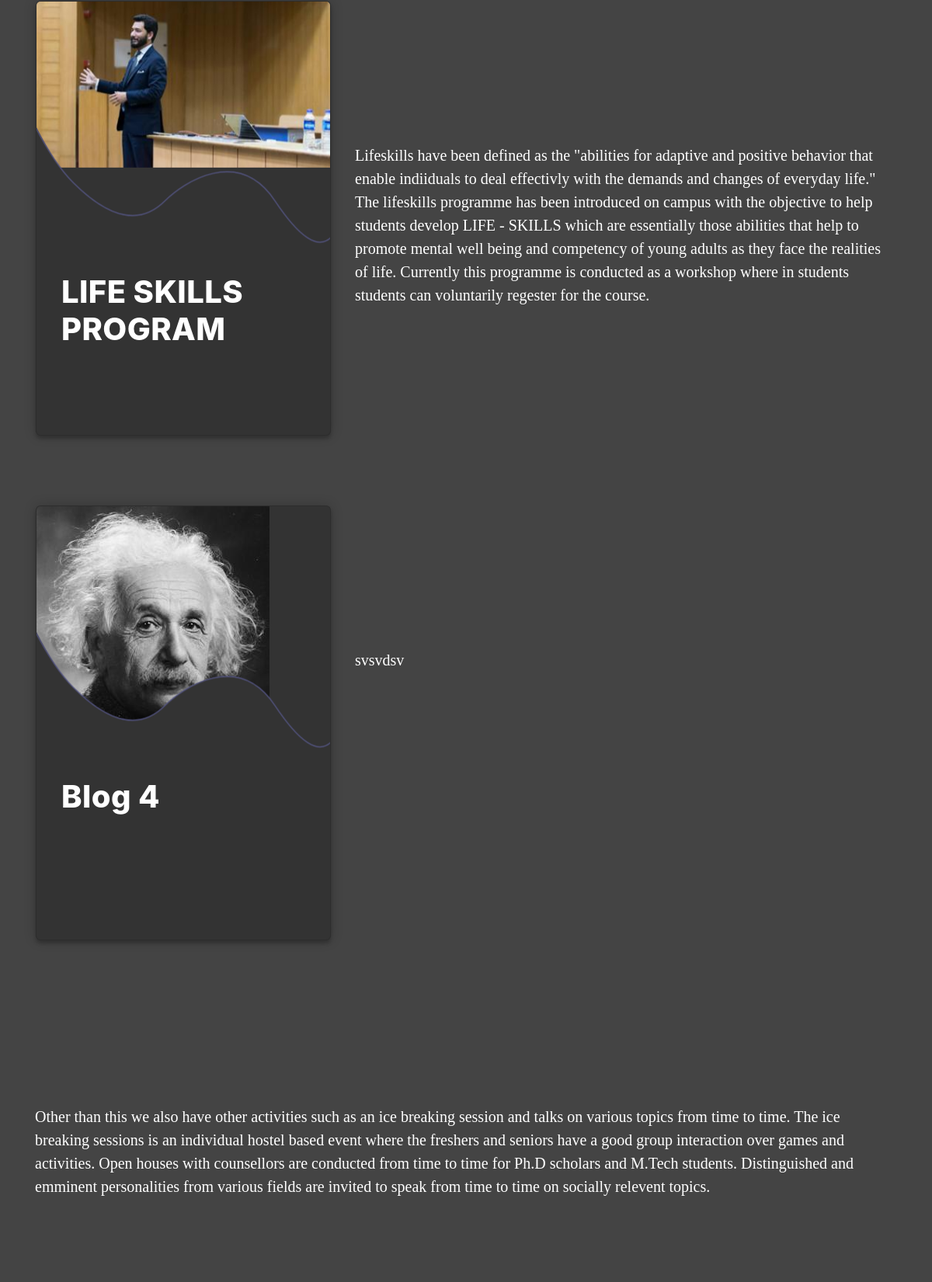
/activities/ (lower part), run on an earlier commit of the app's database.
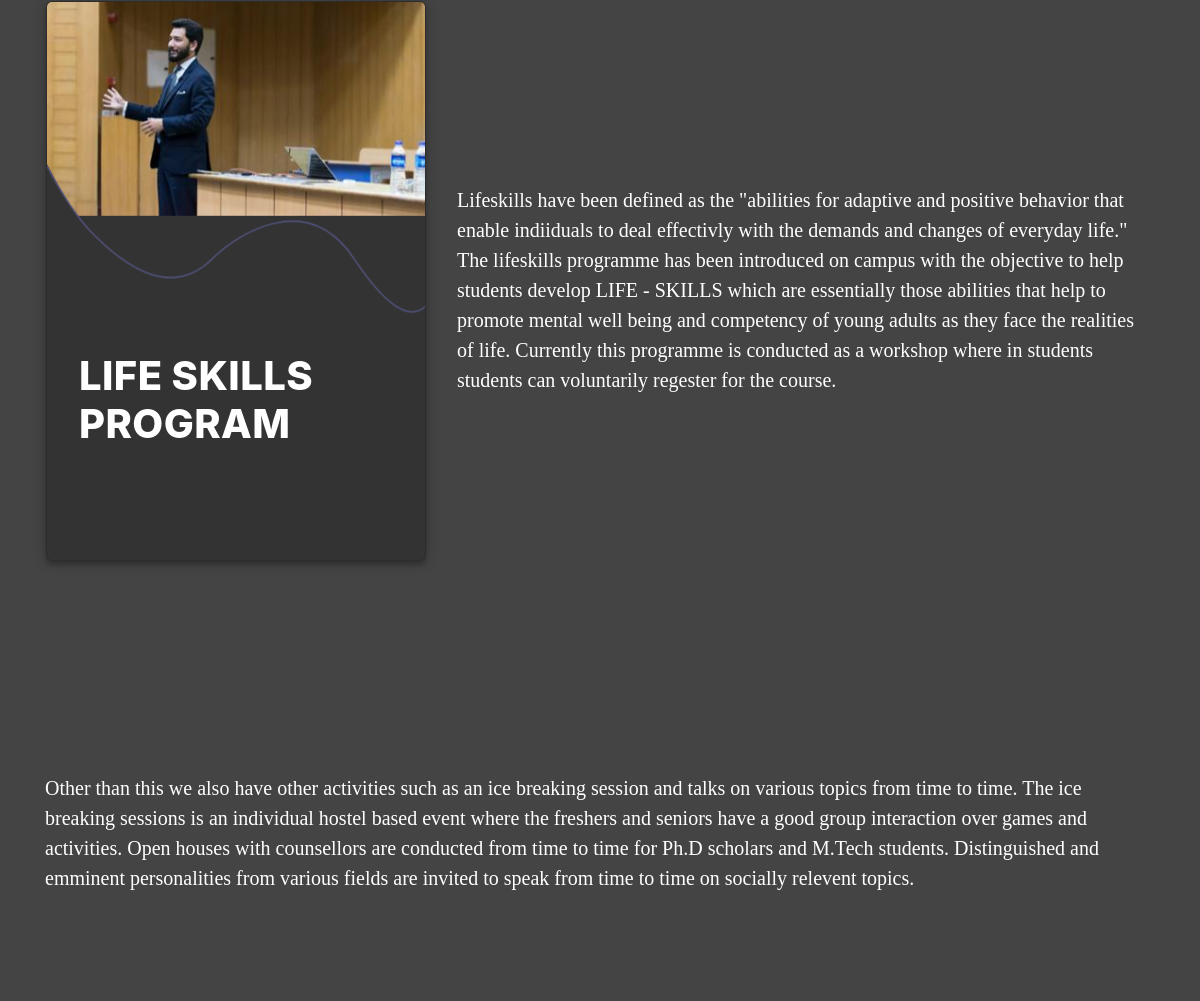
And on a later commit of the database.
### feed/models.py (models this page shows, shortened)
class activities(models.Model):
	title = models.CharField(max_length=150)
	content = models.TextField()
	photo  = models.ImageField(upload_to='images/',null=True)

### feed/views.py (the view)
# urls.py: path('activities/',views.activity,name='activity'),
def activity(request):
	activitiess=activities.objects.all()
	context={
			'activitiess':activitiess,
			}
	return render(request,"feed/activities.html",context)

### templates/feed/activities.html (shortened to what this page needs)
{% load static %}
<!DOCTYPE html>
<html>
<head>
	<link rel="stylesheet" href="https://stackpath.bootstrapcdn.com/font-awesome/4.7.0/css/font-awesome.min.css">
    <link rel="stylesheet" href="https://maxcdn.bootstrapcdn.com/bootstrap/4.0.0/css/bootstrap.min.css">
    <link rel="stylesheet" href="{% static 'feed/css/activity.css' %}">
</head>
<body>
{% if activitiess %}
{% for activity in activitiess %}
	<div class="container1">
		<main role="main" class="container">
			<div class="row">
	  <div class="card mx-3 my-3 col-4">
	     <div class="card__image-container">
	       <img class="card__image" src="{{ activity.photo.url }}" alt="">
	    </div>
	     <div class="card__content">
	       <h1 class="card__title">{{ activity.title }}</h1>
	    </div>
	    </div>
	       <p class="col" style="color: white; font-family: Comic Sans MS;margin-top: 200px; font-size: 20px;">{{ activity.content }}</p>
	   </div>
	    </main>
	</div>
{% endfor %}
{% else %}
	<div class="container1">No Activities Found</div>
{% endif %}
	<div class="container12">
	<div class="container">
		<p style="color: white; font-family: Comic Sans MS; font-size: 20px;">
Other than this we also have other activities such as an ice breaking session and talks on various topics from time to time.
The ice breaking sessions is an individual hostel based event where the freshers and seniors have a good group interaction over games and activities.
Open houses with counsellors are conducted from time to time for Ph.D scholars and M.Tech students.
Distinguished and emminent personalities from various fields are invited to speak from time to time on socially relevent topics.
</p>
</div>
</div>
</body>
</html>

What changed in the data, as far as the page shows it:
removed activities: photo (picture), title "Blog 4", content "svsvdsv"
